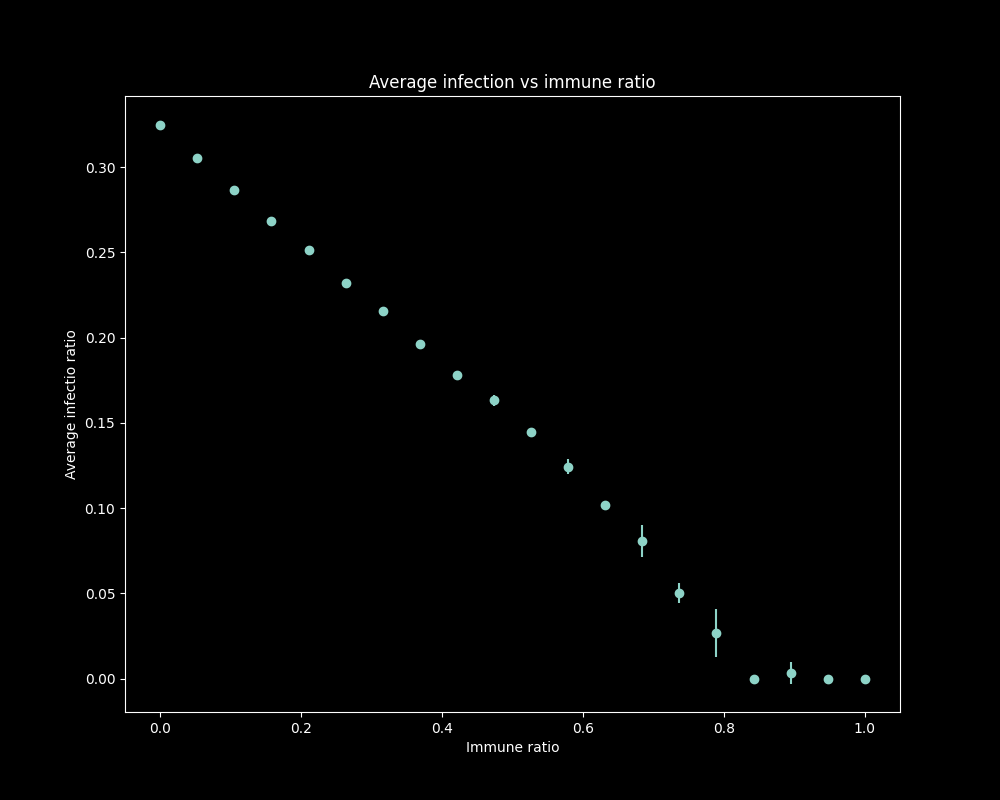

Here is the Python script that generated this plot:
from SIRS import *

plt.style.use('dark_background')

imunProp = np.linspace(0, 1, 20)

plotData = []
errors = []

f = open('immunity.dat', 'w')
for i, prop in enumerate(imunProp):
    print(f'imun-{i}/{len(imunProp)}')
    freeze = []
    for j in range(5):
        s = SIRS(50, 0.5, 0.5, 0.5, immune=prop)
        inf = s.infectiveness_measure(1000, 100)
        freeze.append(inf)
    avg = np.mean(freeze)
    err = np.std(freeze)
    f.write(f'{prop} {avg} {err}')
    plotData.append(avg)
    errors.append(err)
f.close()

fig, ax = plt.subplots(1, 1, figsize=(10, 8))
ax.errorbar(imunProp, plotData, yerr=errors, fmt='o')
ax.set_title('Average infection vs immune ratio')
ax.set_xlabel('Immune ratio')
ax.set_ylabel('Average infectio ratio')
plt.savefig('immunity')
plt.close()